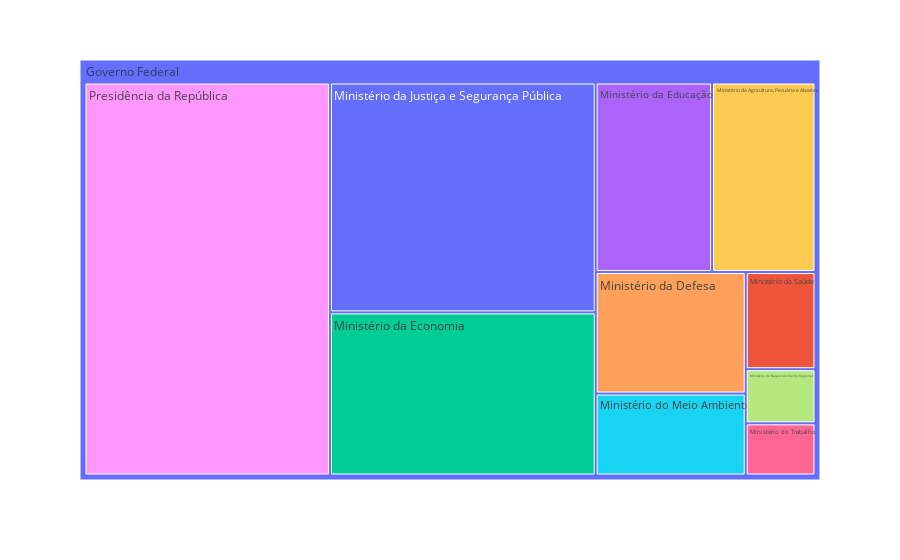

Notebook cell for this chart:
### Code cell
fig_jan = px.treemap(gastos_10_maiores, path=[px.Constant('Governo Federal'), 'NOME ÓRGÃO SUPERIOR'], values='VALOR TRANSAÇÃO',
                  color='NOME ÓRGÃO SUPERIOR')
fig_jan.show()

### Figure 1 — Plotly figure (JSON) as saved in the notebook; plotly's stock layout.template omitted (floating-point values rounded to 4 significant figures)
{"data": [{"branchvalues": "total", "customdata": [["Ministério da Justiça e Segurança Pública"], ["Ministério da Saúde"], ["Ministério da Economia"], ["Ministério da Educação"], ["Ministério da Defesa"], ["Ministério do Meio Ambiente"], ["Ministério do Trabalho"], ["Ministério do Desenvolvimento Regional"], ["Presidência da República"], ["Ministério da Agricultura, Pecuária e Abastec"], ["(?)"]], "domain": {"x": [0, 1], "y": [0, 1]}, "hovertemplate": "labels=%{label}<br>VALOR TRANSAÇÃO=%{value}<br>parent=%{parent}<br>id=%{id}<br>NOME ÓRGÃO SUPERIOR=%{customdata[0]}<extra></extra>", "ids": ["Governo Federal/Ministério da Justiça e Segurança Pública", "Governo Federal/Ministério da Saúde", "Governo Federal/Ministério da Economia", "Governo Federal/Ministério da Educação", "Governo Federal/Ministério da Defesa", "Governo Federal/Ministério do Meio Ambiente", "Governo Federal/Ministério do Trabalho", "Governo Federal/Ministério do Desenvolvimento Regional", "Governo Federal/Presidência da República", "Governo Federal/Ministério da Agricultura, Pecuária e Abastec", "Governo Federal"], "labels": ["Ministério da Justiça e Segurança Pública", "Ministério da Saúde", "Ministério da Economia", "Ministério da Educação", "Ministério da Defesa", "Ministério do Meio Ambiente", "Ministério do Trabalho", "Ministério do Desenvolvimento Regional", "Presidência da República", "Ministério da Agricultura, Pecuária e Abastec", "Governo Federal"], "marker": {"colors": ["#636efa", "#EF553B", "#00cc96", "#ab63fa", "#FFA15A", "#19d3f3", "#FF6692", "#B6E880", "#FF97FF", "#FECB52", "#636efa"]}, "name": "", "parents": ["Governo Federal", "Governo Federal", "Governo Federal", "Governo Federal", "Governo Federal", "Governo Federal", "Governo Federal", "Governo Federal", "Governo Federal", "Governo Federal", ""], "type": "treemap", "values": [1269000.0, 140900.0, 900900.0, 458200.0, 378700.0, 255500.0, 75590.0, 78500.0, 2004000.0, 407300.0, 5969000.0]}], "layout": {"legend": {"tracegroupgap": 0}, "margin": {"t": 60}}}
